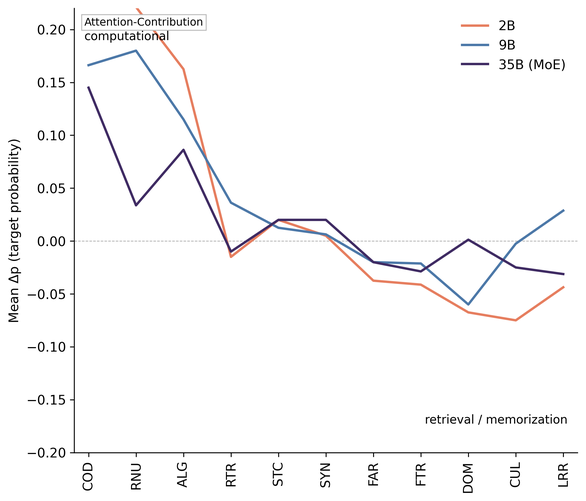
#> input picture docs/figure_intra_family_type_responsiveness_qwen_balanced_attention_top8.png, 586 x 501 px, shrunk from 2062 x 1761 before the run
$ python make_intra_family_type_responsiveness_balanced_attention_comparison_figure.py
#> lines starting #> are read from the running program, lines starting #| are printed output that depends on the picture
### docs/figurelib/common.py
from __future__ import annotations

from pathlib import Path

import matplotlib.pyplot as plt
from matplotlib.axes import Axes


DOCS_ROOT = Path(__file__).resolve().parent.parent
REPO_ROOT = DOCS_ROOT.parent


def prettify_type(name: str) -> str:
    return name.replace("_", " ")


def configure_matplotlib(*, font_family: str = "sans-serif", font_size: int = 11) -> None:
    plt.rcParams.update(
        {
            "font.family": font_family,
            "font.size": font_size,
            "axes.spines.top": False,
            "axes.spines.right": False,
            "axes.linewidth": 0.8,
            "xtick.major.width": 0.8,
            "ytick.major.width": 0.8,
        }
    )


# [24 lines left out: functions qualitative_11_color_map, add_mode_inset, not called in this run]

### docs/make_intra_family_type_responsiveness_balanced_attention_comparison_figure.py
from __future__ import annotations

from pathlib import Path

import matplotlib.image as mpimg
import matplotlib.pyplot as plt

from figurelib.common import configure_matplotlib


DOCS_DIR = Path(__file__).resolve().parent
LEFT_IMAGE = DOCS_DIR / "figure_intra_family_type_responsiveness_qwen_balanced_attention_top8.png"
RIGHT_IMAGE = DOCS_DIR / "figure_intra_family_type_responsiveness_qwen_balanced_attention.png"
OUTPUT_IMAGE = DOCS_DIR / "figure_intra_family_type_responsiveness_qwen_balanced_attention_comparison.png"


def main() -> None:
    configure_matplotlib(font_family="sans-serif", font_size=11)

    left = mpimg.imread(LEFT_IMAGE)
#> left is the input picture: shape (501, 586, 4) float32; mean R, G, B, A 0.975, 0.973, 0.975, 1
    right = mpimg.imread(RIGHT_IMAGE)
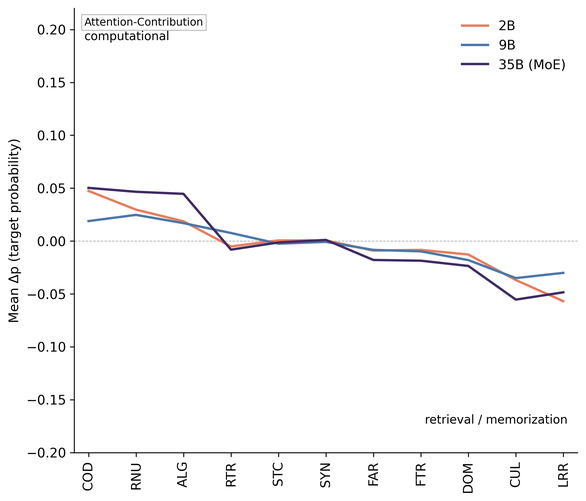
#> input picture docs/figure_intra_family_type_responsiveness_qwen_balanced_attention.png, 586 x 501 px, shrunk from 2062 x 1761 before the run
#> right is the input picture: shape (501, 586, 4) float32; mean R, G, B, A 0.977, 0.976, 0.978, 1

    fig, axes = plt.subplots(1, 2, figsize=(12, 6))

    for ax, image in zip(axes, [left, right], strict=True):
        ax.imshow(image)
        ax.axis("off")
#> this loop made 2 passes

    fig.subplots_adjust(left=0.02, right=0.98, top=0.98, bottom=0.075, wspace=0.04)

    fig.text(0.25, 0.033, "Top 8 profiles", ha="center", va="center", fontsize=13)
    fig.text(0.75, 0.033, "All profiles", ha="center", va="center", fontsize=13)

    fig.savefig(OUTPUT_IMAGE, dpi=300, bbox_inches="tight", facecolor="white")
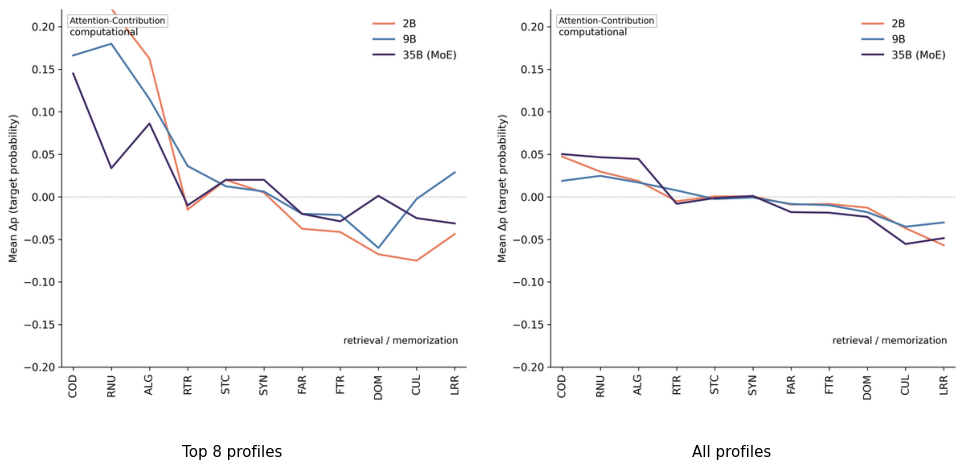
#> figure drawn by matplotlib, 2 panels
    plt.close(fig)


if __name__ == "__main__":
    main()
